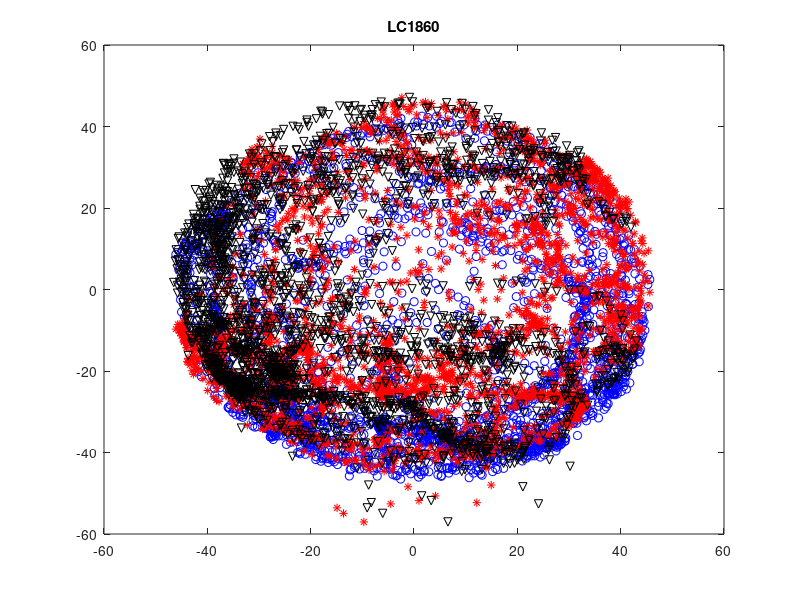
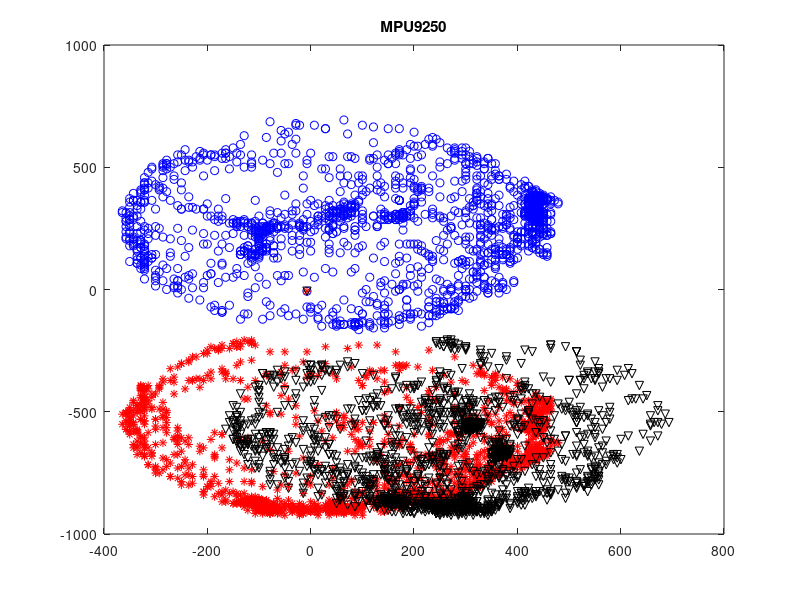

Recreate these plots in MATLAB, in order.
clear all;
close all;
mag = load('Mag_data.txt');
mag_x = mag(:,1);
mag_y = mag(:,2);
mag_z = mag(:,3);
plot(mag_x, mag_y,'bo');
hold on;
plot(mag_x, mag_z,'r*');
hold on;
plot(mag_y, mag_z,'kv');
title('LC1860');

figure;
mag = load('SaveWindows2018_4_3_16-33-28.TXT');
mag_x = mag(:,1);
mag_y = mag(:,2);
mag_z = mag(:,3);
plot(mag_x, mag_y,'bo');
hold on;
plot(mag_x, mag_z,'r*');
hold on;
plot(mag_y, mag_z,'kv');
title('MPU9250');
